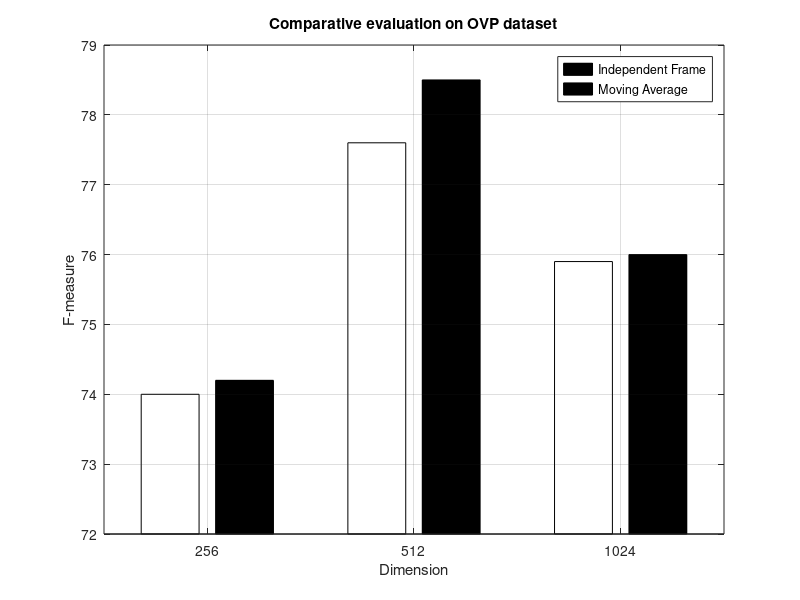
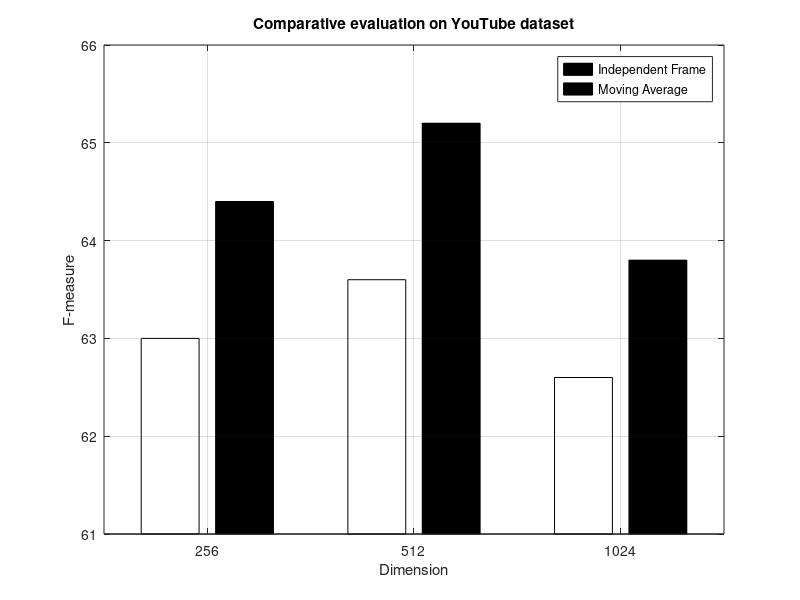

These charts were generated, in order, by the following MATLAB code:
%% Draw
% Date : Nov/07/2017
% Input: keyframes.jpg (P6_Copy2Frames)
% Output: copy the frame to the folder (.jpg)
% Process: 
%% 
clc
clear
close all
tic;

% % figure
% % x = [256 512 1024];
% % y_ma = [62.7 62.9 62.4];
% % y_if = [62.0 62.3 61.8];
% % plot(x,y_ma,'b:p',x,y_if,'rv--');
% % set(gca,'XTick',[256 512 1024] );
% % grid on
% % axis tight
% % ylabel('F-measure')
% % xlabel('Dimension')
% % title('Comparative evaluation on YouTube dataset')
% % legend('Moving Average ','Independent Frame')

% % % % figure
% % x = [256 512 1024];
% % y_ma = [74.2 78.5 76.0];
% % y_if = [74.0 77.6 77.8];
% % plot(x,y_ma,'b:p',x,y_if,'rv--');
% % set(gca,'XTick',[256 512 1024] );
% % grid on
% % axis tight
% % ylabel('F-measure')
% % xlabel('Dimension')
% % title('Comparative evaluation on OVP dataset')
% % legend('Moving Average ','Independent Frame')


figure
setnum = 72;
x = [256 512 1024];
y = [74.0 74.2;77.6 78.5;75.9 76.0];
bar(y-setnum,'FaceColor','flat');
grid on
% axis tight
ylabel('F-measure')
xlabel('Dimension')
title('Comparative evaluation on OVP dataset')
legend('Independent Frame','Moving Average ')
set(gca, 'xticklabel', {'256','512','1024'}, 'YTickLabel',[0:1:10]+setnum);


figure
setnum_2 = 61;
x = [256 512 1024];
y = [62.0 62.7;62.3 63.1;61.8 62.4];
bar(y-setnum_2,'FaceColor','flat');
grid on
% axis tight
ylabel('F-measure')
xlabel('Dimension')
title('Comparative evaluation on YouTube dataset')
legend('Independent Frame','Moving Average ')
set(gca, 'xticklabel', {'256','512','1024'} , 'YTickLabel',[0:1:10]+setnum_2);
% % 
% % figure
% % xtl = {'4-2' '3-2' '3-2' '4-1' '3-1' '2-1'};
% % data = rand(6,3)+3;
% % figure(1)
% % hb = bar(data-3)
% % set(gca, 'XtickLabel', xtl)
% % set(hb(1),'FaceColor','c')
% % set(hb(2),'FaceColor','k')
% % set(hb(3),'FaceColor','r')
% % set(gca, 'YTick', [0:0.1:1], 'YTickLabel',[0:0.1:1]+3)

